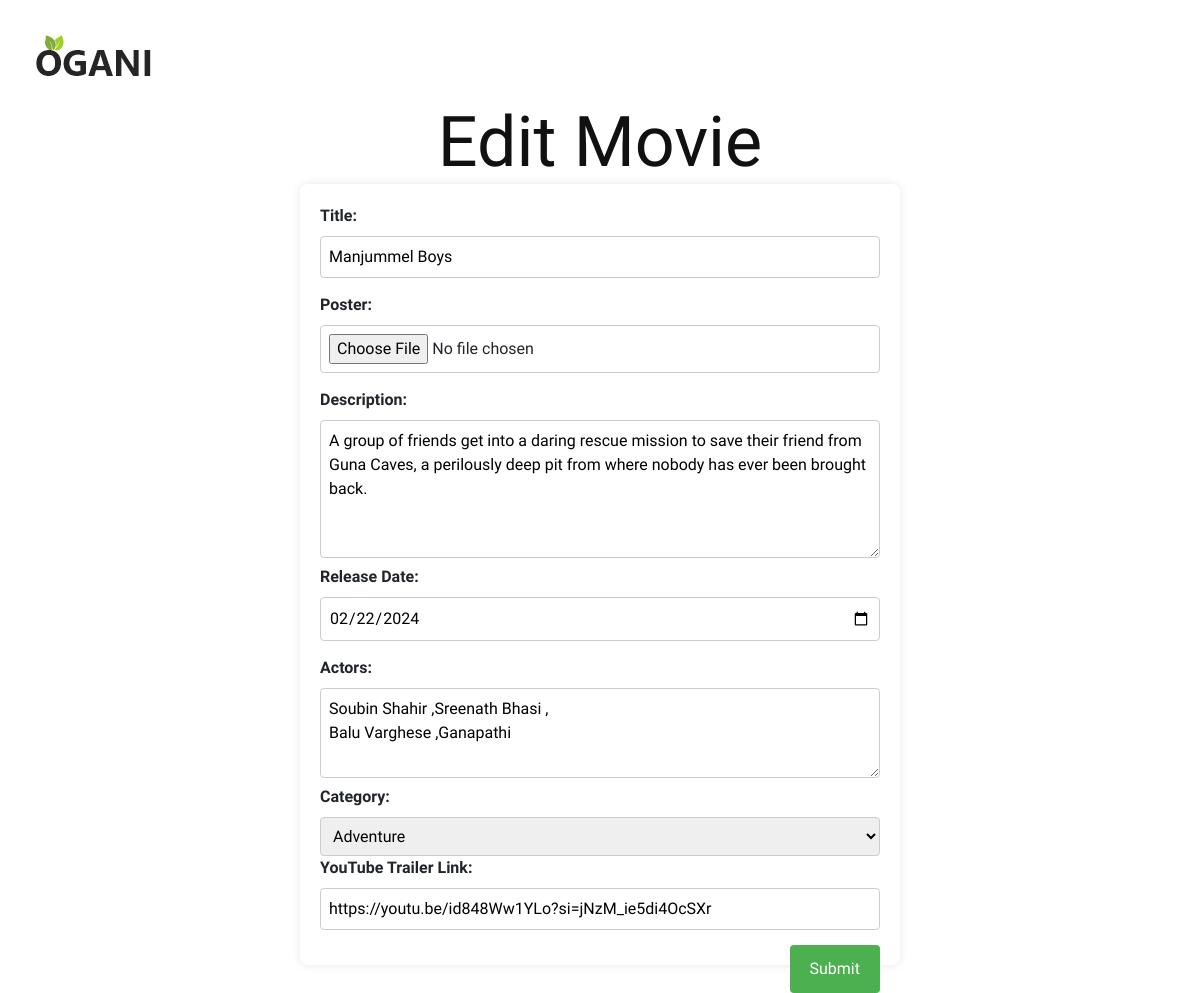
Screenshot of /movie/edit_movie/4/ with the database file from the repository.
### cart_movie/models.py (models this page shows, shortened)
class Movies(models.Model):
    title=models.CharField(max_length=100)
    slug=models.SlugField(max_length=100,unique=True)
    image=models.ImageField(upload_to='pics')
    description=models.TextField()
    release_date=models.DateField()
    actor=models.CharField(max_length=233)
    genres=models.ForeignKey(Genres,on_delete=models.CASCADE)
    youtube=models.URLField()
    added_user=models.ForeignKey(User,on_delete=models.CASCADE)

class Genres(models.Model):
    genres=models.CharField(max_length=342)
    slug=models.SlugField(max_length=342 ,unique=True ,null=True)
    def __str__(self):
        return self.genres

### cart_movie/views.py (the view, shortened to what this page needs)
# urls.py: path('edit_movie/<int:id>/',views.edit_movie,name='edit_movie'),
def edit_movie(request,id):
    movie=Movies.objects.get(id=id)
    genres=Genres.objects.all()
    return render(request,'edit_movie.html',{'movie':movie,'genres':genres})

### Templates/edit_movie.html (shortened to what this page needs)
<!DOCTYPE html>
<html lang="en">
<head>
</head>
<body>
{% include 'navbar.html' %}
<h1>Edit Movie</h1>
<form method="post" enctype="multipart/form-data">
    <label for="title">Title:</label>
    <input type="text" id="title" name="title" value="{{movie.title}}" required>
    <label for="poster">Poster:</label>
    <input type="file" id="poster" name="poster" value="{{ movie.image.url }}" accept="image/*" >
    <label for="description">Description:</label>
    <textarea id="description" name="description" rows="5"  required>{{movie.description}}</textarea>
    <label for="release_date">Release Date:</label>
    <input type="date" id="release_date" name="release_date"  value="{{movie.release_date |date:'Y-m-d'}}" >
    <label for="actors">Actors:</label>
    <textarea id="actors" name="actors" rows="3">{{movie.actor}}</textarea>
    <label for="genres">Category:</label>
    <select name="genres" id="genres" required>
        <option>{{movie.genres}}</option>
    </select>
    <label for="trailer_link">YouTube Trailer Link:</label>
    <input type="url" id="trailer_link" name="trailer_link" value="{{movie.youtube}}" required>
    <button type="submit">Submit</button>
</form>
</body>
</html>

### static/css/style.css (style rules this page uses)
html, body { height: 100%; font-family: "Cairo", sans-serif; -webkit-font-smoothing: antialiased; font-smoothing: antialiased; }
h1, h2, h3, h4, h5, h6 { margin: 0; color: #111111; font-weight: 400; font-family: "Cairo", sans-serif; }
h1 { font-size: 70px; }

### Templates/edit_movie.html (style rules this page uses)
body { font-family: Arial, sans-serif; margin: 0; padding: 20px; background-color: #f4f4f4; }
h1 { text-align: center; margin-bottom: 30px; }
form { max-width: 600px; margin: 0 auto; background-color: #fff; padding: 20px; border-radius: 8px; box-shadow: 0 0 10px rgba(0, 0, 0, 0.1); }
label { display: block; margin-bottom: 5px; font-weight: bold; }
input[type="text"], input[type="file"], textarea, select, input[type="date"], input[type="url"] { width: 100%; padding: 8px; margin-bottom: 15px; border: 1px solid #ccc; border-radius: 4px; box-sizing: border-box; resize: vertical; }
button[type="submit"] { background-color: #4CAF50; color: white; padding: 12px 20px; border: none; border-radius: 4px; cursor: pointer; float: right; }

### rows the page displays
Movies: title "Manjummel Boys", description "A group of friends get into a daring rescue mission to save their friend from Guna Caves, a perilously deep pit from where nobody has ever been brought back.", release_date "02/22/2024", actors "Soubin Shahir ,Sreenath Bhasi , Balu Varghese ,Ganapathi", genres "Adventure", trailer_link "https://youtu.be/id848Ww1YLo?si=jNzM_ie5di4OcSXr"
